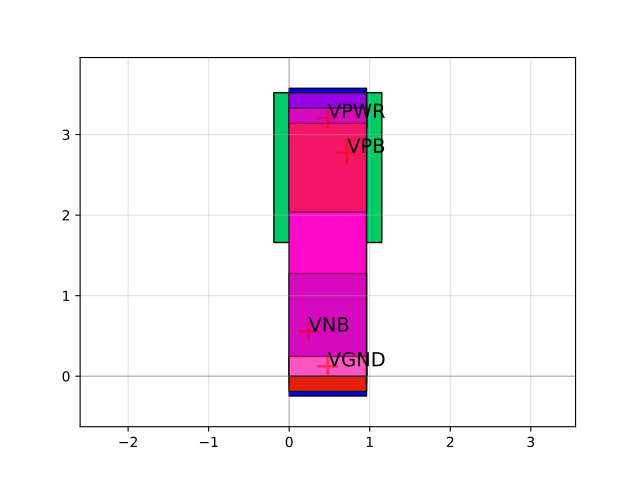

Source code (Python):
import sky130

c = sky130.components.sky130_fd_sc_hs__tapmet1_2()
c.plot()
